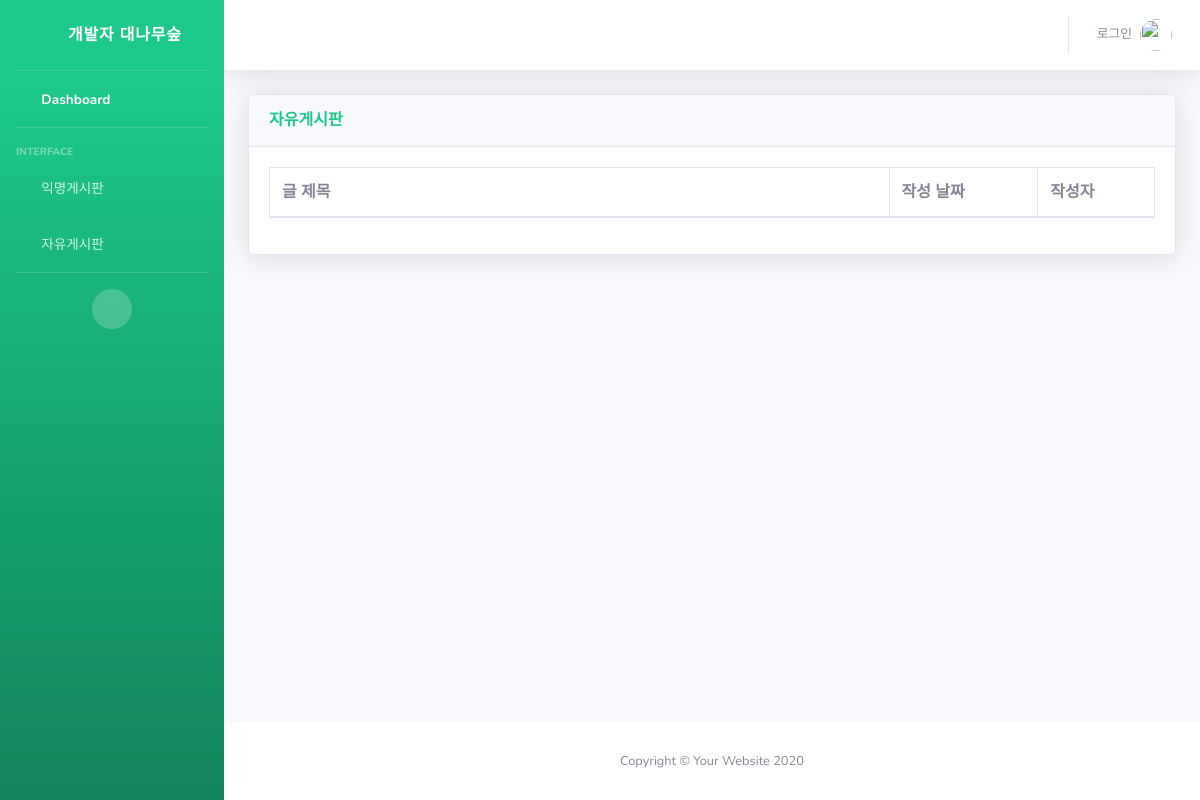
The page /freehome on the database as committed earlier.
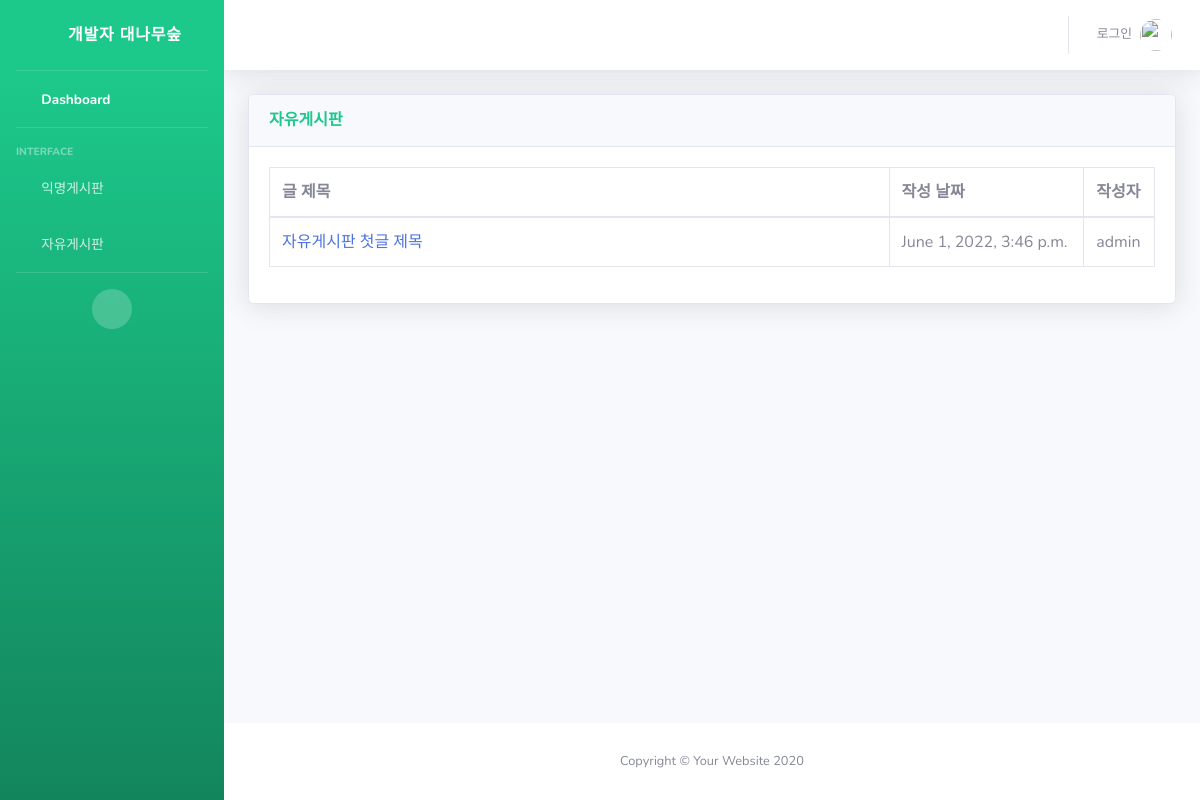
The same page on the database as committed later.
### snsapp/models.py (models this page shows, shortened)
class FreePost(models.Model):
    title = models.CharField(max_length=200)
    body = models.TextField()
    date = models.DateTimeField(auto_now_add=True)
    author =  models.ForeignKey(User, on_delete=models.CASCADE)

### snsapp/views.py (the view)
# urls.py: path('freehome', views.freehome, name='freehome'),
def freehome(request):
    freeposts = FreePost.objects.filter().order_by('-date')
    return render(request, 'free_index.html', {'freeposts': freeposts})

### snsapp/templates/free_index.html (shortened to what this page needs)
{% extends 'base.html' %}
{% block content %}
<div class="card shadow mb-4">
    <div class="card-header py-3">
        <h6 class="m-0 font-weight-bold text-success">자유게시판</h6>
    </div>
    <div class="card-body">
        <div class="table-responsive">
            <table class="table table-bordered" id="dataTable" width="100%" cellspacing="0">
                <thead>
                    <tr>
                        <th width='70%'>글 제목</th>
                        <th>작성 날짜</th>
                        <th>작성자</th>
                    </tr>
                </thead>
                <tbody>
                    {% for post in freeposts %}
                    <tr>
                        <td><a href="{% url 'freedetail' post.id %}">{{ post.title }}</a></td>
                        <td>{{ post.date }}</td>
                        <td>{{ post.author.username }}</td>
                    </tr>
                    {% endfor %}
                </tbody>
            </table>
        </div>
    </div>
</div>
{% endblock %}

Rows that differ between the two databases and show on the page:
added FreePost: title "자유게시판 첫글 제목", date "June 1, 2022, 3:46 p.m.", author.username "admin"
